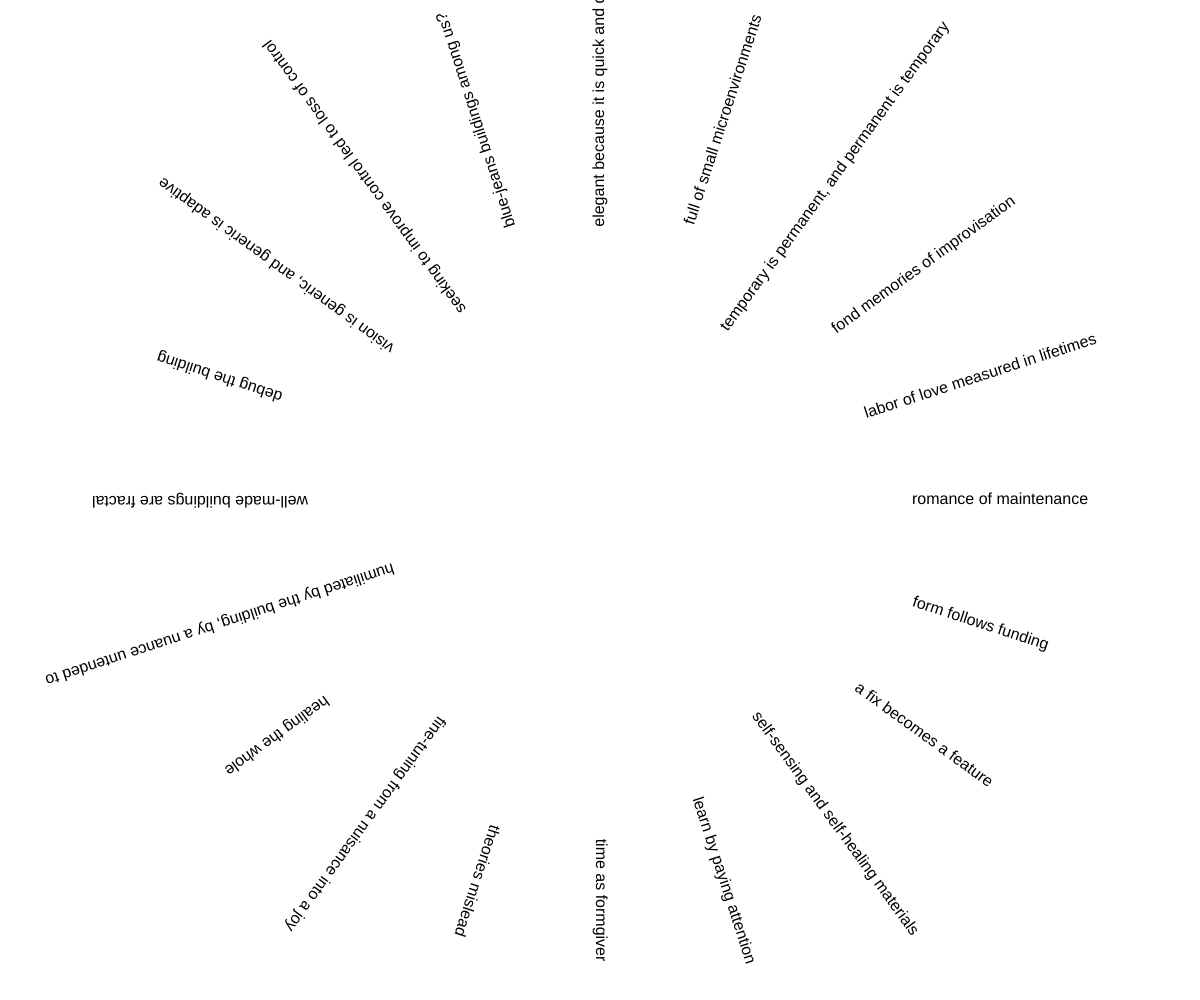
Frame 1 (no input)
Frame 60 (no input): identical to frame 1, image omitted
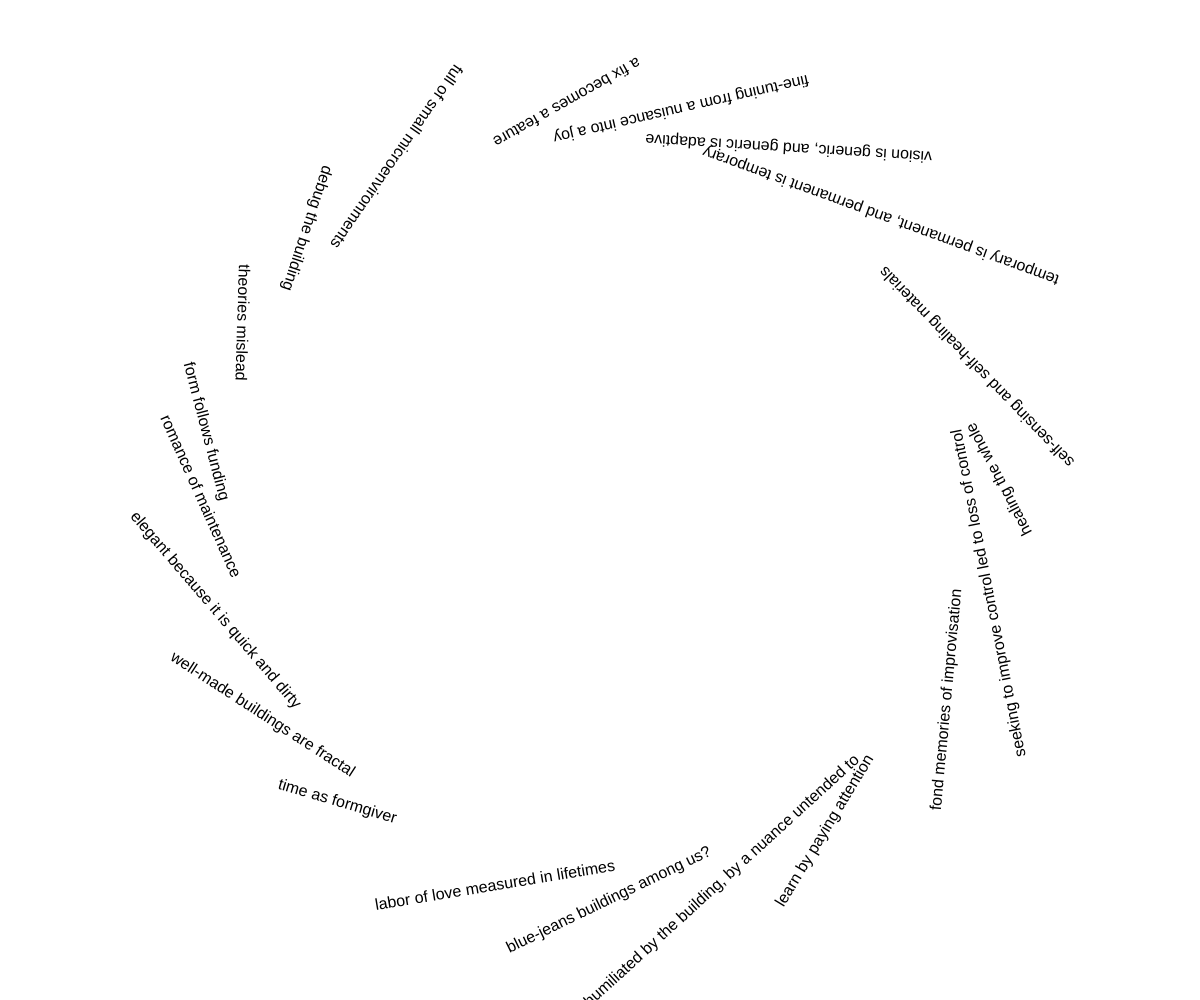
Frame 120 (the mouse pressed at the canvas centre since frame 60)

The p5.js sketch that drew these frames (run headless with seeded random() and noise() and a simulated clock; from frame 60 on, the mouse is pressed at the canvas centre):

// p5.js sketch
// ── sketch.js
let phrases = [
    "form follows funding",
    "a fix becomes a feature",
    "self-sensing and self-healing materials",
    "learn by paying attention",
    "time as formgiver",
    "theories mislead",
    "fine-tuning from a nuisance into a joy",
    "healing the whole",
    "humiliated by the building, by a nuance untended to",
    "well-made buildings are fractal",
    "debug the building",
    "vision is generic, and generic is adaptive",
    "seeking to improve control led to loss of control",
    "blue-jeans buildings among us?",
    "elegant because it is quick and dirty",
    "full of small microenvironments",
    "temporary is permanent, and permanent is temporary",
    "fond memories of improvisation",
    "labor of love measured in lifetimes",
    "romance of maintenance"
  ];
  
  function setup() {
    createCanvas(windowWidth, windowHeight);
    textAlign(CENTER, CENTER);
    textSize(16);
  }

  
  function draw() {
    background(255);
    translate(width / 2, height / 2);
  
    let radius = 400;
    let angleStep = TWO_PI / phrases.length + map(mouseX, 0, width, 0, 2);
  
    // let angleStep = TWO_PI / phrases.length + map(radians(frameCount), 0, TWO_PI, 0, 0.5);

    for (let i = 0; i < phrases.length; i++) {
      let angle = (i + 1) * angleStep;
      let x = cos(angle + map(mouseX, 0, width, 0, 4)) * radius;
      let y = sin(angle + map(mouseY, 0, height, 0, 4)) * radius;
  
    //   let x = cos(angle + map(radians(frameCount), 0, TWO_PI, 0, 1)) * radius;
    //   let y = sin(angle + map(radians(frameCount), 0, TWO_PI, 0, 1)) * radius;
  
      push();
      translate(x, y);
      rotate(angle); // Rotate so text is vertical along the ray
      text(phrases[i], 0, 0);
      pop();
    }
  }
